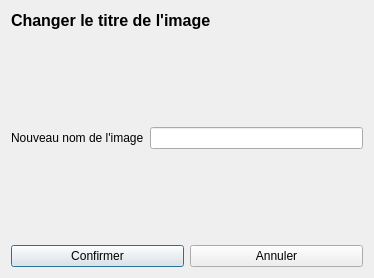
<?xml version="1.0" encoding="UTF-8"?>
<ui version="4.0">
 <class>Dialog_titreImage</class>
 <widget class="QDialog" name="Dialog_titreImage">
  <property name="geometry">
   <rect>
    <x>0</x>
    <y>0</y>
    <width>374</width>
    <height>278</height>
   </rect>
  </property>
  <property name="windowTitle">
   <string>Dialog</string>
  </property>
  <layout class="QVBoxLayout" name="verticalLayout_2">
   <item>
    <layout class="QVBoxLayout" name="verticalLayout">
     <item>
      <widget class="QLabel" name="label">
       <property name="font">
        <font>
         <pointsize>12</pointsize>
         <bold>true</bold>
        </font>
       </property>
       <property name="text">
        <string>Changer le titre de l'image</string>
       </property>
      </widget>
     </item>
     <item>
      <spacer name="verticalSpacer_2">
       <property name="orientation">
        <enum>Qt::Vertical</enum>
       </property>
       <property name="sizeHint" stdset="0">
        <size>
         <width>28</width>
         <height>58</height>
        </size>
       </property>
      </spacer>
     </item>
     <item>
      <layout class="QHBoxLayout" name="horizontalLayout">
       <item>
        <widget class="QLabel" name="label_2">
         <property name="text">
          <string>Nouveau nom de l'image</string>
         </property>
        </widget>
       </item>
       <item>
        <widget class="QLineEdit" name="l_nom"/>
       </item>
      </layout>
     </item>
     <item>
      <spacer name="verticalSpacer">
       <property name="orientation">
        <enum>Qt::Vertical</enum>
       </property>
       <property name="sizeHint" stdset="0">
        <size>
         <width>20</width>
         <height>48</height>
        </size>
       </property>
      </spacer>
     </item>
     <item>
      <layout class="QHBoxLayout" name="horizontalLayout_2">
       <item>
        <widget class="QPushButton" name="b_confirmer">
         <property name="text">
          <string>Confirmer</string>
         </property>
        </widget>
       </item>
       <item>
        <widget class="QPushButton" name="b_annuler">
         <property name="text">
          <string>Annuler</string>
         </property>
        </widget>
       </item>
      </layout>
     </item>
    </layout>
   </item>
  </layout>
 </widget>
 <resources/>
 <connections/>
</ui>
